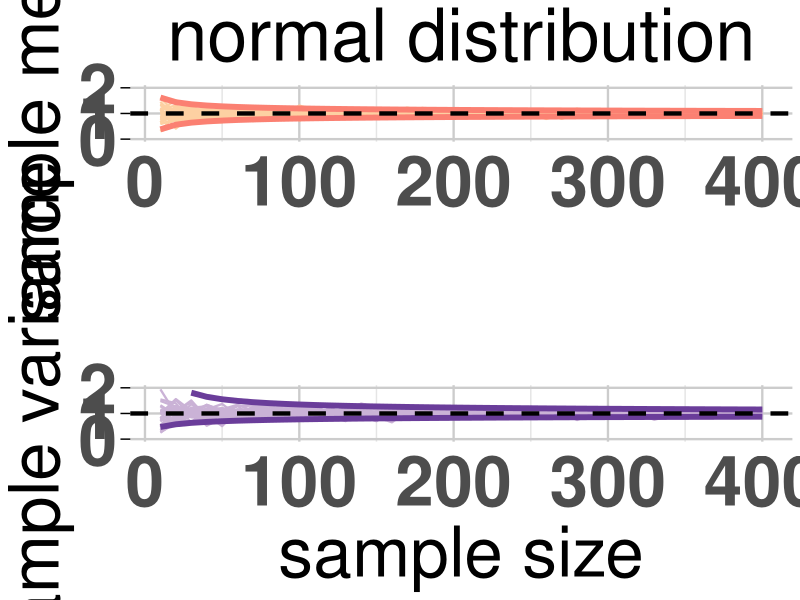

Source code (R):
#Code for Figure 3a.
#Written by Utsav Biswas in May 2024.
#Code to simulate sample mean & variance vs sample size for normal distribution.
#Plotting 30 such lines (in grey) and then put an envelop (values +-2SD) around the results.
#Final modification in April 2025.

library(ggplot2)
library(gridExtra)

# Defining the range of sample sizes
nd_sample_sizes <- seq(10, 400, 10)   # Sample sizes from 10 to 400 in steps of 10
num_lines <- 30  # Number of lines to plot per plot

# Generating empty vectors to store the sample means and variances
all_means <- list()
all_variances <- list()
mean_envelopes <- data.frame()
variance_envelopes <- data.frame()

# Generating random samples and calculating the mean and variance for each sample size
for (size in nd_sample_sizes) {
  means <- numeric(num_lines)
  variances <- numeric(num_lines)
  
  for (j in seq_len(num_lines)) {
    nd_sample <- rnorm(size, mean = 1, sd = 1)  # Generating random sample from normal distribution
    means[j] <- mean(nd_sample)
    variances[j] <- var(nd_sample)
  }
  
  # Storing the results in lists
  all_means[[as.character(size)]] <- means
  all_variances[[as.character(size)]] <- variances
  
  # Calculating mean and theoretical 95% confidence interval (CI) for envelopes
  mean_data <- data.frame(
    SampleSize = size,
    MeanMean = 1,
    MeanSD = 1.96 * (1 / sqrt(size))
  )
  
  variance_data <- data.frame(
    SampleSize = size,
    VarMean = 1,
    VarLower = (size - 1) / qchisq(0.975, size - 1),
    VarUpper = (size - 1) / qchisq(0.025, size - 1)
  )
  
  mean_envelopes <- rbind(mean_envelopes, mean_data)
  variance_envelopes <- rbind(variance_envelopes, variance_data)
}

# Creating data frames for plotting
mean_data <- do.call(rbind, lapply(names(all_means), function(size) {
  data.frame(
    SampleSize = as.numeric(size),
    SampleMean = all_means[[size]],
    Line = factor(1:num_lines)
  )
}))

variance_data <- do.call(rbind, lapply(names(all_variances), function(size) {
  data.frame(
    SampleSize = as.numeric(size),
    SampleVariance = all_variances[[size]],
    Line = factor(1:num_lines)
  )
}))

###############################################################################
# Plotting sample means vs sample size with theoretical 95% confidence envelopes
mean_plot <- ggplot() +
  geom_line(data = mean_data, aes(x = SampleSize, y = SampleMean, color = Line, group = Line), size = 0.8, colour = "#fdd0a2") +
  geom_line(data = mean_envelopes, aes(x = SampleSize, y = MeanMean - MeanSD), linetype = "solid", size = 2, color = "#fb8072") +
  geom_line(data = mean_envelopes, aes(x = SampleSize, y = MeanMean + MeanSD), linetype = "solid", size = 2, color = "#fb8072") +
  geom_hline(yintercept = 1, linetype = "dashed", size = 1.5) +
  labs(title = "normal distribution", x = "", y = "sample mean") +
  scale_y_continuous(breaks = c(0, 1, 2), limits = c(0, 2), minor_breaks = NULL) +
  theme_minimal() +
  theme(
    plot.title = element_text(hjust = 0.5, size = 52),
    axis.text.y = element_text(face = "bold", size = 50),
    axis.text.x = element_text(face = "bold", size = 50),
    axis.title = element_text(size = 50),
    legend.position = "none",
    panel.grid.minor.y = element_blank(),
    panel.grid.major = element_line(color = "grey80", size = 0.8),  # Adjusting grid lines' color and width
    panel.grid.minor = element_line(color = "grey90", size = 0.5),  # Minor grid lines' appearance
    axis.ticks.y = element_line(),
    axis.ticks.length = unit(0.25, "cm")
  )

###############################################################################
# Plotting sample variances vs sample size with theoretical 95% confidence envelopes
variance_plot <- ggplot() +
  geom_line(data = variance_data, aes(x = SampleSize, y = SampleVariance, color = Line, group = Line), size = 0.8, colour = "#cab2d6") +
  geom_line(data = variance_envelopes, aes(x = SampleSize, y = VarLower), linetype = "solid", size = 2, color = "#6a3d9a") +
  geom_line(data = variance_envelopes, aes(x = SampleSize, y = VarUpper), linetype = "solid", size = 2, color = "#6a3d9a") +
  geom_hline(yintercept = 1, linetype = "dashed", size = 1.5) +
  labs(title = " ", x = "sample size", y = "sample variance") +
  scale_y_continuous(breaks = c(0, 1, 2), limits = c(0, 2), minor_breaks = NULL) +
  theme_minimal() +
  theme(
    plot.title = element_text(hjust = 0.5, size = 52),
    axis.text.y = element_text(face = "bold", size = 50),
    axis.text.x = element_text(face = "bold", size = 50),
    axis.title = element_text(size = 50),
    legend.position = "none",
    panel.grid.minor.y = element_blank(),
    panel.grid.major = element_line(color = "grey80", size = 0.8),  # Adjusting grid lines' color and width
    panel.grid.minor = element_line(color = "grey90", size = 0.5),  # Minor grid lines' appearance
    axis.ticks.y = element_line(),
    axis.ticks.length = unit(0.25, "cm")
  )

# Displaying the plots side by side
grid.arrange(mean_plot, variance_plot, ncol = 1)

#Exported as TIFF at 1500x1346 pixels.